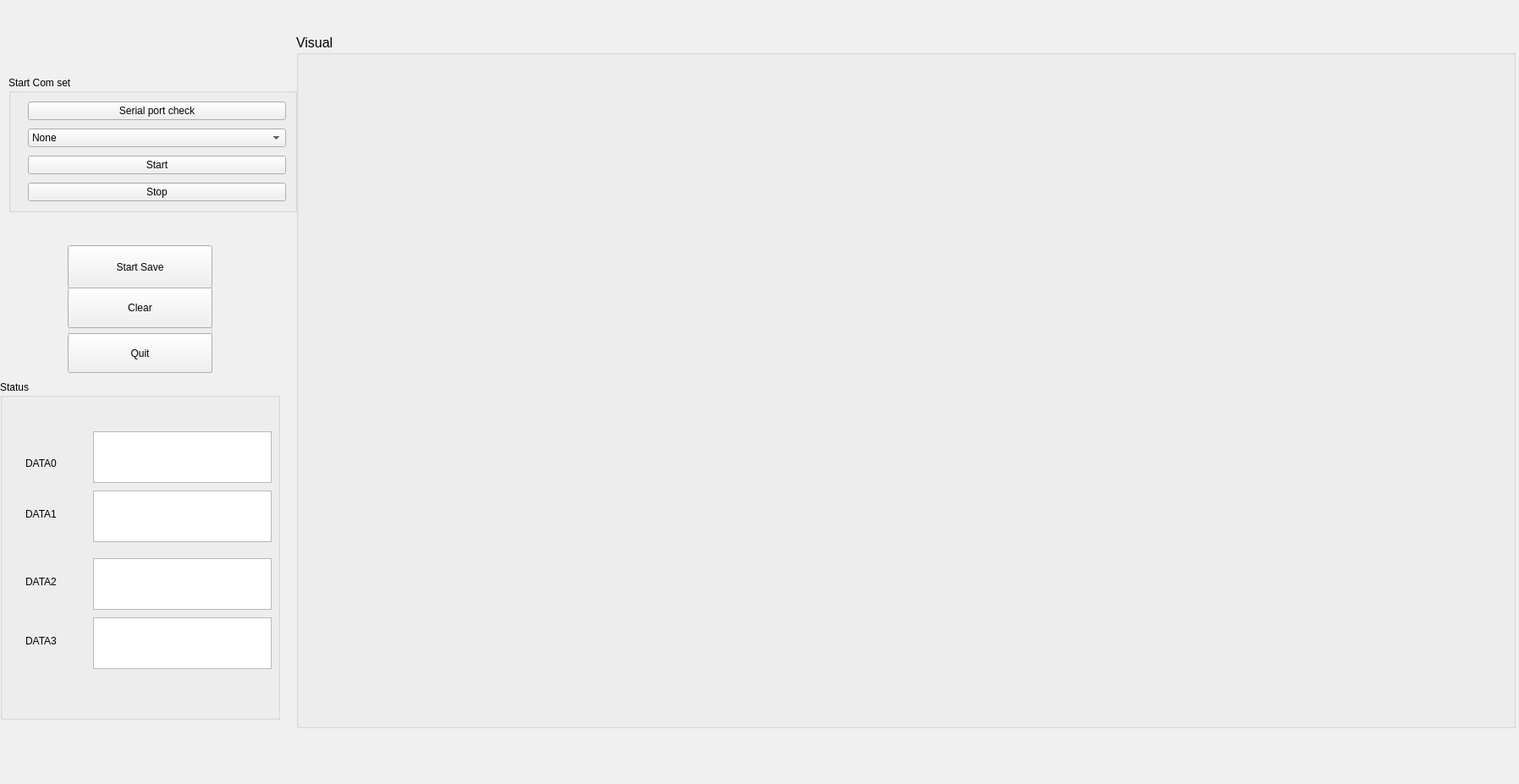
<?xml version="1.0" encoding="UTF-8"?>
<ui version="4.0">
 <class>Form</class>
 <widget class="QWidget" name="Form">
  <property name="geometry">
   <rect>
    <x>0</x>
    <y>0</y>
    <width>1795</width>
    <height>927</height>
   </rect>
  </property>
  <property name="palette">
   <palette>
    <active>
     <colorrole role="WindowText">
      <brush brushstyle="SolidPattern">
       <color alpha="255">
        <red>0</red>
        <green>0</green>
        <blue>0</blue>
       </color>
      </brush>
     </colorrole>
     <colorrole role="Button">
      <brush brushstyle="SolidPattern">
       <color alpha="255">
        <red>240</red>
        <green>240</green>
        <blue>240</blue>
       </color>
      </brush>
     </colorrole>
     <colorrole role="Light">
      <brush brushstyle="SolidPattern">
       <color alpha="255">
        <red>255</red>
        <green>255</green>
        <blue>255</blue>
       </color>
      </brush>
     </colorrole>
     <colorrole role="Midlight">
      <brush brushstyle="SolidPattern">
       <color alpha="255">
        <red>247</red>
        <green>247</green>
        <blue>247</blue>
       </color>
      </brush>
     </colorrole>
     <colorrole role="Dark">
      <brush brushstyle="SolidPattern">
       <color alpha="255">
        <red>120</red>
        <green>120</green>
        <blue>120</blue>
       </color>
      </brush>
     </colorrole>
     <colorrole role="Mid">
      <brush brushstyle="SolidPattern">
       <color alpha="255">
        <red>160</red>
        <green>160</green>
        <blue>160</blue>
       </color>
      </brush>
     </colorrole>
     <colorrole role="Text">
      <brush brushstyle="SolidPattern">
       <color alpha="255">
        <red>0</red>
        <green>0</green>
        <blue>0</blue>
       </color>
      </brush>
     </colorrole>
     <colorrole role="BrightText">
      <brush brushstyle="SolidPattern">
       <color alpha="255">
        <red>255</red>
        <green>255</green>
        <blue>255</blue>
       </color>
      </brush>
     </colorrole>
     <colorrole role="ButtonText">
      <brush brushstyle="SolidPattern">
       <color alpha="255">
        <red>0</red>
        <green>0</green>
        <blue>0</blue>
       </color>
      </brush>
     </colorrole>
     <colorrole role="Base">
      <brush brushstyle="SolidPattern">
       <color alpha="255">
        <red>255</red>
        <green>255</green>
        <blue>255</blue>
       </color>
      </brush>
     </colorrole>
     <colorrole role="Window">
      <brush brushstyle="SolidPattern">
       <color alpha="255">
        <red>240</red>
        <green>240</green>
        <blue>240</blue>
       </color>
      </brush>
     </colorrole>
     <colorrole role="Shadow">
      <brush brushstyle="SolidPattern">
       <color alpha="255">
        <red>0</red>
        <green>0</green>
        <blue>0</blue>
       </color>
      </brush>
     </colorrole>
     <colorrole role="AlternateBase">
      <brush brushstyle="SolidPattern">
       <color alpha="255">
        <red>247</red>
        <green>247</green>
        <blue>247</blue>
       </color>
      </brush>
     </colorrole>
     <colorrole role="ToolTipBase">
      <brush brushstyle="SolidPattern">
       <color alpha="255">
        <red>255</red>
        <green>255</green>
        <blue>220</blue>
       </color>
      </brush>
     </colorrole>
     <colorrole role="ToolTipText">
      <brush brushstyle="SolidPattern">
       <color alpha="255">
        <red>0</red>
        <green>0</green>
        <blue>0</blue>
       </color>
      </brush>
     </colorrole>
     <colorrole role="PlaceholderText">
      <brush brushstyle="SolidPattern">
       <color alpha="128">
        <red>0</red>
        <green>0</green>
        <blue>0</blue>
       </color>
      </brush>
     </colorrole>
    </active>
    <inactive>
     <colorrole role="WindowText">
      <brush brushstyle="SolidPattern">
       <color alpha="255">
        <red>0</red>
        <green>0</green>
        <blue>0</blue>
       </color>
      </brush>
     </colorrole>
     <colorrole role="Button">
      <brush brushstyle="SolidPattern">
       <color alpha="255">
        <red>240</red>
        <green>240</green>
        <blue>240</blue>
       </color>
      </brush>
     </colorrole>
     <colorrole role="Light">
      <brush brushstyle="SolidPattern">
       <color alpha="255">
        <red>255</red>
        <green>255</green>
        <blue>255</blue>
       </color>
      </brush>
     </colorrole>
     <colorrole role="Midlight">
      <brush brushstyle="SolidPattern">
       <color alpha="255">
        <red>247</red>
        <green>247</green>
        <blue>247</blue>
       </color>
      </brush>
     </colorrole>
     <colorrole role="Dark">
      <brush brushstyle="SolidPattern">
       <color alpha="255">
        <red>120</red>
        <green>120</green>
        <blue>120</blue>
       </color>
      </brush>
     </colorrole>
     <colorrole role="Mid">
      <brush brushstyle="SolidPattern">
       <color alpha="255">
        <red>160</red>
        <green>160</green>
        <blue>160</blue>
       </color>
      </brush>
     </colorrole>
     <colorrole role="Text">
      <brush brushstyle="SolidPattern">
       <color alpha="255">
        <red>0</red>
        <green>0</green>
        <blue>0</blue>
       </color>
      </brush>
     </colorrole>
     <colorrole role="BrightText">
      <brush brushstyle="SolidPattern">
       <color alpha="255">
        <red>255</red>
        <green>255</green>
        <blue>255</blue>
       </color>
      </brush>
     </colorrole>
     <colorrole role="ButtonText">
      <brush brushstyle="SolidPattern">
       <color alpha="255">
        <red>0</red>
        <green>0</green>
        <blue>0</blue>
       </color>
      </brush>
     </colorrole>
     <colorrole role="Base">
      <brush brushstyle="SolidPattern">
       <color alpha="255">
        <red>255</red>
        <green>255</green>
        <blue>255</blue>
       </color>
      </brush>
     </colorrole>
     <colorrole role="Window">
      <brush brushstyle="SolidPattern">
       <color alpha="255">
        <red>240</red>
        <green>240</green>
        <blue>240</blue>
       </color>
      </brush>
     </colorrole>
     <colorrole role="Shadow">
      <brush brushstyle="SolidPattern">
       <color alpha="255">
        <red>0</red>
        <green>0</green>
        <blue>0</blue>
       </color>
      </brush>
     </colorrole>
     <colorrole role="AlternateBase">
      <brush brushstyle="SolidPattern">
       <color alpha="255">
        <red>247</red>
        <green>247</green>
        <blue>247</blue>
       </color>
      </brush>
     </colorrole>
     <colorrole role="ToolTipBase">
      <brush brushstyle="SolidPattern">
       <color alpha="255">
        <red>255</red>
        <green>255</green>
        <blue>220</blue>
       </color>
      </brush>
     </colorrole>
     <colorrole role="ToolTipText">
      <brush brushstyle="SolidPattern">
       <color alpha="255">
        <red>0</red>
        <green>0</green>
        <blue>0</blue>
       </color>
      </brush>
     </colorrole>
     <colorrole role="PlaceholderText">
      <brush brushstyle="SolidPattern">
       <color alpha="128">
        <red>0</red>
        <green>0</green>
        <blue>0</blue>
       </color>
      </brush>
     </colorrole>
    </inactive>
    <disabled>
     <colorrole role="WindowText">
      <brush brushstyle="SolidPattern">
       <color alpha="255">
        <red>120</red>
        <green>120</green>
        <blue>120</blue>
       </color>
      </brush>
     </colorrole>
     <colorrole role="Button">
      <brush brushstyle="SolidPattern">
       <color alpha="255">
        <red>240</red>
        <green>240</green>
        <blue>240</blue>
       </color>
      </brush>
     </colorrole>
     <colorrole role="Light">
      <brush brushstyle="SolidPattern">
       <color alpha="255">
        <red>255</red>
        <green>255</green>
        <blue>255</blue>
       </color>
      </brush>
     </colorrole>
     <colorrole role="Midlight">
      <brush brushstyle="SolidPattern">
       <color alpha="255">
        <red>247</red>
        <green>247</green>
        <blue>247</blue>
       </color>
      </brush>
     </colorrole>
     <colorrole role="Dark">
      <brush brushstyle="SolidPattern">
       <color alpha="255">
        <red>120</red>
        <green>120</green>
        <blue>120</blue>
       </color>
      </brush>
     </colorrole>
     <colorrole role="Mid">
      <brush brushstyle="SolidPattern">
       <color alpha="255">
        <red>160</red>
        <green>160</green>
        <blue>160</blue>
       </color>
      </brush>
     </colorrole>
     <colorrole role="Text">
      <brush brushstyle="SolidPattern">
       <color alpha="255">
        <red>120</red>
        <green>120</green>
        <blue>120</blue>
       </color>
      </brush>
     </colorrole>
     <colorrole role="BrightText">
      <brush brushstyle="SolidPattern">
       <color alpha="255">
        <red>255</red>
        <green>255</green>
        <blue>255</blue>
       </color>
      </brush>
     </colorrole>
     <colorrole role="ButtonText">
      <brush brushstyle="SolidPattern">
       <color alpha="255">
        <red>120</red>
        <green>120</green>
        <blue>120</blue>
       </color>
      </brush>
     </colorrole>
     <colorrole role="Base">
      <brush brushstyle="SolidPattern">
       <color alpha="255">
        <red>240</red>
        <green>240</green>
        <blue>240</blue>
       </color>
      </brush>
     </colorrole>
     <colorrole role="Window">
      <brush brushstyle="SolidPattern">
       <color alpha="255">
        <red>240</red>
        <green>240</green>
        <blue>240</blue>
       </color>
      </brush>
     </colorrole>
     <colorrole role="Shadow">
      <brush brushstyle="SolidPattern">
       <color alpha="255">
        <red>0</red>
        <green>0</green>
        <blue>0</blue>
       </color>
      </brush>
     </colorrole>
     <colorrole role="AlternateBase">
      <brush brushstyle="SolidPattern">
       <color alpha="255">
        <red>240</red>
        <green>240</green>
        <blue>240</blue>
       </color>
      </brush>
     </colorrole>
     <colorrole role="ToolTipBase">
      <brush brushstyle="SolidPattern">
       <color alpha="255">
        <red>255</red>
        <green>255</green>
        <blue>220</blue>
       </color>
      </brush>
     </colorrole>
     <colorrole role="ToolTipText">
      <brush brushstyle="SolidPattern">
       <color alpha="255">
        <red>0</red>
        <green>0</green>
        <blue>0</blue>
       </color>
      </brush>
     </colorrole>
     <colorrole role="PlaceholderText">
      <brush brushstyle="SolidPattern">
       <color alpha="128">
        <red>0</red>
        <green>0</green>
        <blue>0</blue>
       </color>
      </brush>
     </colorrole>
    </disabled>
   </palette>
  </property>
  <property name="font">
   <font>
    <weight>50</weight>
    <bold>false</bold>
   </font>
  </property>
  <property name="windowTitle">
   <string>LZ数据系统</string>
  </property>
  <property name="autoFillBackground">
   <bool>false</bool>
  </property>
  <widget class="QGroupBox" name="formGroupBox">
   <property name="geometry">
    <rect>
     <x>10</x>
     <y>90</y>
     <width>341</width>
     <height>161</height>
    </rect>
   </property>
   <property name="title">
    <string>Start Com set</string>
   </property>
   <layout class="QFormLayout" name="formLayout">
    <property name="horizontalSpacing">
     <number>10</number>
    </property>
    <property name="verticalSpacing">
     <number>10</number>
    </property>
    <property name="leftMargin">
     <number>10</number>
    </property>
    <property name="topMargin">
     <number>10</number>
    </property>
    <property name="rightMargin">
     <number>10</number>
    </property>
    <property name="bottomMargin">
     <number>10</number>
    </property>
    <item row="2" column="1">
     <widget class="QPushButton" name="open_button">
      <property name="text">
       <string>Start</string>
      </property>
     </widget>
    </item>
    <item row="3" column="1">
     <widget class="QPushButton" name="close_button">
      <property name="text">
       <string>Stop</string>
      </property>
     </widget>
    </item>
    <item row="0" column="1">
     <widget class="QPushButton" name="checkserialport">
      <property name="text">
       <string>Serial port check</string>
      </property>
     </widget>
    </item>
    <item row="1" column="1">
     <widget class="QComboBox" name="serialportnum">
      <item>
       <property name="text">
        <string>None</string>
       </property>
      </item>
     </widget>
    </item>
   </layout>
  </widget>
  <widget class="QGroupBox" name="verticalGroupBox">
   <property name="geometry">
    <rect>
     <x>350</x>
     <y>40</y>
     <width>1441</width>
     <height>821</height>
    </rect>
   </property>
   <property name="font">
    <font>
     <pointsize>12</pointsize>
     <weight>50</weight>
     <bold>false</bold>
    </font>
   </property>
   <property name="title">
    <string>Visual</string>
   </property>
   <layout class="QVBoxLayout" name="verticalLayout">
    <property name="leftMargin">
     <number>10</number>
    </property>
    <property name="topMargin">
     <number>10</number>
    </property>
    <property name="rightMargin">
     <number>10</number>
    </property>
    <property name="bottomMargin">
     <number>10</number>
    </property>
    <item>
     <layout class="QVBoxLayout" name="verticalLayout_graph"/>
    </item>
   </layout>
  </widget>
  <widget class="QGroupBox" name="groupBox">
   <property name="geometry">
    <rect>
     <x>80</x>
     <y>290</y>
     <width>171</width>
     <height>151</height>
    </rect>
   </property>
   <property name="title">
    <string/>
   </property>
   <widget class="QWidget" name="gridLayoutWidget">
    <property name="geometry">
     <rect>
      <x>0</x>
      <y>50</y>
      <width>171</width>
      <height>101</height>
     </rect>
    </property>
    <layout class="QGridLayout" name="gridLayout">
     <item row="1" column="0" colspan="2">
      <widget class="QPushButton" name="quit_Button">
       <property name="sizePolicy">
        <sizepolicy hsizetype="Minimum" vsizetype="Expanding">
         <horstretch>1</horstretch>
         <verstretch>2</verstretch>
        </sizepolicy>
       </property>
       <property name="font">
        <font>
         <pointsize>9</pointsize>
         <weight>50</weight>
         <bold>false</bold>
        </font>
       </property>
       <property name="text">
        <string>Quit</string>
       </property>
      </widget>
     </item>
     <item row="0" column="0" colspan="2">
      <widget class="QPushButton" name="start_measure_button">
       <property name="sizePolicy">
        <sizepolicy hsizetype="Minimum" vsizetype="Expanding">
         <horstretch>1</horstretch>
         <verstretch>2</verstretch>
        </sizepolicy>
       </property>
       <property name="text">
        <string>Clear</string>
       </property>
      </widget>
     </item>
    </layout>
   </widget>
   <widget class="QPushButton" name="savedata_button">
    <property name="geometry">
     <rect>
      <x>0</x>
      <y>0</y>
      <width>171</width>
      <height>51</height>
     </rect>
    </property>
    <property name="text">
     <string>Start Save</string>
    </property>
   </widget>
  </widget>
  <widget class="QGroupBox" name="groupBox_4">
   <property name="geometry">
    <rect>
     <x>0</x>
     <y>450</y>
     <width>331</width>
     <height>401</height>
    </rect>
   </property>
   <property name="title">
    <string>Status</string>
   </property>
   <widget class="QTextBrowser" name="textBrowser">
    <property name="geometry">
     <rect>
      <x>110</x>
      <y>60</y>
      <width>211</width>
      <height>61</height>
     </rect>
    </property>
   </widget>
   <widget class="QLabel" name="label">
    <property name="geometry">
     <rect>
      <x>30</x>
      <y>90</y>
      <width>71</width>
      <height>16</height>
     </rect>
    </property>
    <property name="text">
     <string>DATA0</string>
    </property>
   </widget>
   <widget class="QLabel" name="label_2">
    <property name="geometry">
     <rect>
      <x>30</x>
      <y>150</y>
      <width>71</width>
      <height>16</height>
     </rect>
    </property>
    <property name="text">
     <string>DATA1</string>
    </property>
   </widget>
   <widget class="QLabel" name="label_3">
    <property name="geometry">
     <rect>
      <x>30</x>
      <y>230</y>
      <width>61</width>
      <height>16</height>
     </rect>
    </property>
    <property name="text">
     <string>DATA2</string>
    </property>
   </widget>
   <widget class="QLabel" name="label_4">
    <property name="geometry">
     <rect>
      <x>30</x>
      <y>300</y>
      <width>71</width>
      <height>16</height>
     </rect>
    </property>
    <property name="text">
     <string>DATA3</string>
    </property>
   </widget>
   <widget class="QTextBrowser" name="textBrowser_2">
    <property name="geometry">
     <rect>
      <x>110</x>
      <y>130</y>
      <width>211</width>
      <height>61</height>
     </rect>
    </property>
   </widget>
   <widget class="QTextBrowser" name="textBrowser_3">
    <property name="geometry">
     <rect>
      <x>110</x>
      <y>210</y>
      <width>211</width>
      <height>61</height>
     </rect>
    </property>
   </widget>
   <widget class="QTextBrowser" name="textBrowser_4">
    <property name="geometry">
     <rect>
      <x>110</x>
      <y>280</y>
      <width>211</width>
      <height>61</height>
     </rect>
    </property>
   </widget>
  </widget>
  <zorder>verticalGroupBox</zorder>
  <zorder>formGroupBox</zorder>
  <zorder>groupBox</zorder>
  <zorder>groupBox_4</zorder>
 </widget>
 <resources/>
 <connections/>
</ui>
